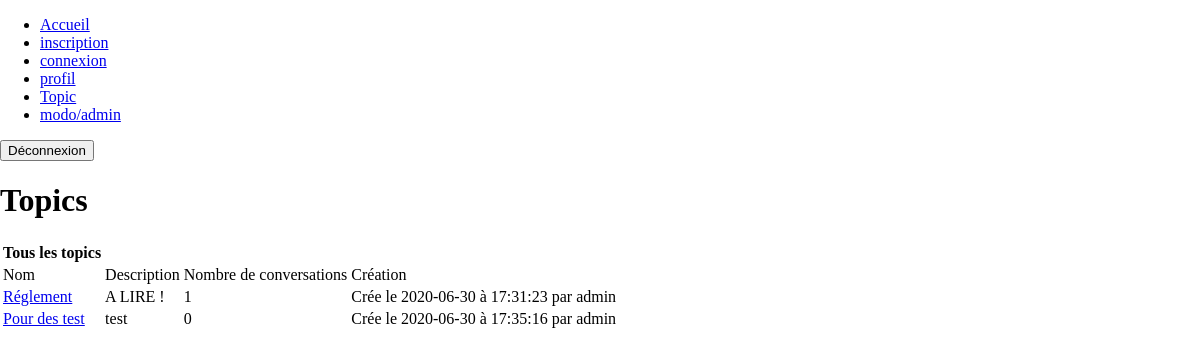
Page /topic.php on the earlier database version.
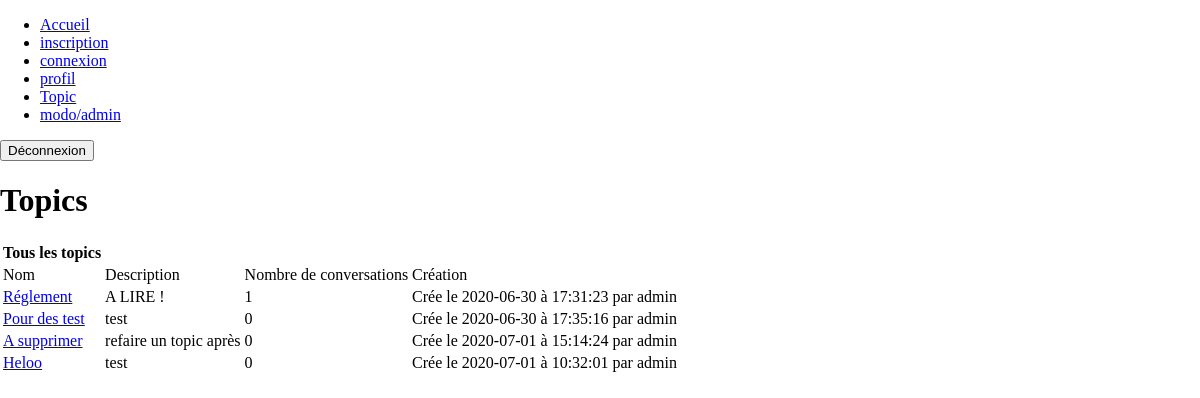
Same page on the later database version.
### tables this page shows
CREATE TABLE IF NOT EXISTS `topics` (
  `id` int(11) NOT NULL AUTO_INCREMENT,
  `id_utilisateur` int(11) NOT NULL,
  `titre` varchar(140) NOT NULL,
  `description` varchar(255) NOT NULL,
  `id_confidentialite` int(11) NOT NULL,
  `date` datetime NOT NULL DEFAULT current_timestamp(),
  PRIMARY KEY (`id`)
);

CREATE TABLE IF NOT EXISTS `utilisateurs` (
  `id` int(11) NOT NULL AUTO_INCREMENT,
  `login` varchar(80) NOT NULL,
  `mdp` varchar(80) NOT NULL,
  `nom` varchar(255) NOT NULL,
  `prenom` varchar(255) NOT NULL,
  `mail` varchar(255) NOT NULL,
  `avatar` varchar(255) DEFAULT NULL,
  `id_confidentialite` int(11) NOT NULL DEFAULT 2,
  PRIMARY KEY (`id`)
);

### include/php_topic.php (called while the page is built, shortened)
<?php
    require_once 'fonctions/fonction_topic.php';
    $connexionbdd = connexionbdd();
            if(isset($_SESSION["id_confidentialite"]) && ($_SESSION["id_confidentialite"]==3 || $_SESSION["id_confidentialite"]==4))
                {
                    $requete_topic = "SELECT * FROM utilisateurs INNER JOIN topics ON topics.id_utilisateur=utilisateurs.id";
                    if(isset($_POST["ajout_topic"]) && !empty($_POST["titre"]) && !empty($_POST["description"]))
                        {
                            $titre = addslashes($_POST["titre"]);
                            $description = addslashes($_POST["description"]);
                            $id_rang = $_POST["acces"];
                            $id_user = $_SESSION["id"];
                            $requete_isset_topic = "SELECT * FROM topics WHERE titre='$titre'";
                            $query_isset_topic = mysqli_query($connexionbdd, $requete_isset_topic);
                            $isset_topic = mysqli_fetch_all($query_isset_topic, MYSQLI_ASSOC);
                            if(empty($isset_topic))
                                {
                                    $ajout_topic = "INSERT INTO topics (id_utilisateur, titre, description, id_confidentialite) VALUES ($id_user, '$titre', '$description', $id_rang)";
                                    $query_ajout_topic = mysqli_query($connexionbdd, $ajout_topic);
                                }
                            else
                                {
                                    $msg_error = "Ce topic existe déjà";
                                }
                        }
                }
            else if(isset($_SESSION["id_confidentialite"]) && $_SESSION["id_confidentialite"]==2)
                {
                    $requete_topic = "SELECT * FROM utilisateurs INNER JOIN topics ON topics.id_utilisateur=utilisateurs.id WHERE topics.id_confidentialite=1 OR topics.id_confidentialite=2";
                }
            else
                {
                    $requete_topic = "SELECT * FROM utilisateurs INNER JOIN topics ON topics.id_utilisateur=utilisateurs.id WHERE topics.id_confidentialite=1";
                }
    $query_topic = mysqli_query($connexionbdd, $requete_topic);
    $topics= mysqli_fetch_all($query_topic, MYSQLI_ASSOC);
?>

### topic.php (the view, shortened to what this page needs)
<?php
    include 'include/php_topic.php';
?>
<!DOCTYPE html>
<html>
<head>
    <link rel="stylesheet" href="css/style.css"/>
</head>
<body>
    <header>
        <?php include 'include/header.php';?>
    </header>
    <main>
        <h1>Topics</h1>
        <table>
            <thead>
                <tr>
                    <th>Tous les topics</th>
                </tr>
            </thead>
            <tbody>
                <tr>
                    <td>Nom</td>
                    <td>Description</td>
                    <td>Nombre de conversations</td>
                    <td>Création</td>
                </tr>
                <?php
                    foreach($topics as $nbtopic => $info_topic)
                        {
                            ?>
                            <tr>
                                <td><a href="conversation.php?id_topic=<?php echo $info_topic["id"];?>"><?php echo $info_topic["titre"];?></a></td>
                                <td><?php echo $info_topic["description"];?></td>
                                <?php count_conv($info_topic);?>
                                <td><?php date_topic($info_topic);?> par <?php echo$info_topic["login"];?></td>
                            </tr>
                            <?php
                        }
                ?>
            </tbody>
        </table>
    </main>
</body>
</html>

### include/header.php
<ul>
    <li><a href="index.php">Accueil</a></li>
    <li><a href="inscription.php">inscription</a></li>
    <li><a href="connexion.php">connexion</a></li>
    <li><a href="profil.php">profil</a></li>
    <li><a href="topic.php">Topic</a></li>
    <li><a href="moderation.php">modo/admin</a></li>
</ul>
<form action="connexion.php" method="POST">
    <button type="submit" name="deco">Déconnexion</button>
</form>

### fonctions/fonction_topic.php (shortened to what this page needs)
<?php
function count_conv($info_topic)
    {
        $id = $info_topic["id"];
        $connexionbdd = connexionbdd();
        $requete_conv = "SELECT COUNT(id) FROM conversations WHERE id_topic=$id";
        $query_conv = mysqli_query($connexionbdd, $requete_conv);
        $count_conv = mysqli_fetch_all($query_conv, MYSQLI_ASSOC);
        ?>
            <td><?php echo $count_conv[0]["COUNT(id)"];?></td>
        <?php
        return $count_conv;
    }
function date_topic($info_topic)
    {
        $date = explode(" ", $info_topic["date"]);
        $jour = $date[0];
        $heure = $date[1];
        echo "Crée le " . $jour . " à " . $heure;
    }
                    ?>

### css/style.css (style rules this page uses)
html { margin: 0; height: 100%; }
body { display: flex; flex-direction: column; margin: 0; height: 100%; }

Differences in the rows shown:
added topics: titre "A supprimer", description "refaire un topic après", COUNT "0", date "2020-07-01", date "15:14:24", id_utilisateur.login "admin"
added topics: titre "Heloo", description "test", COUNT "0", date "2020-07-01", date "10:32:01", id_utilisateur.login "admin"
